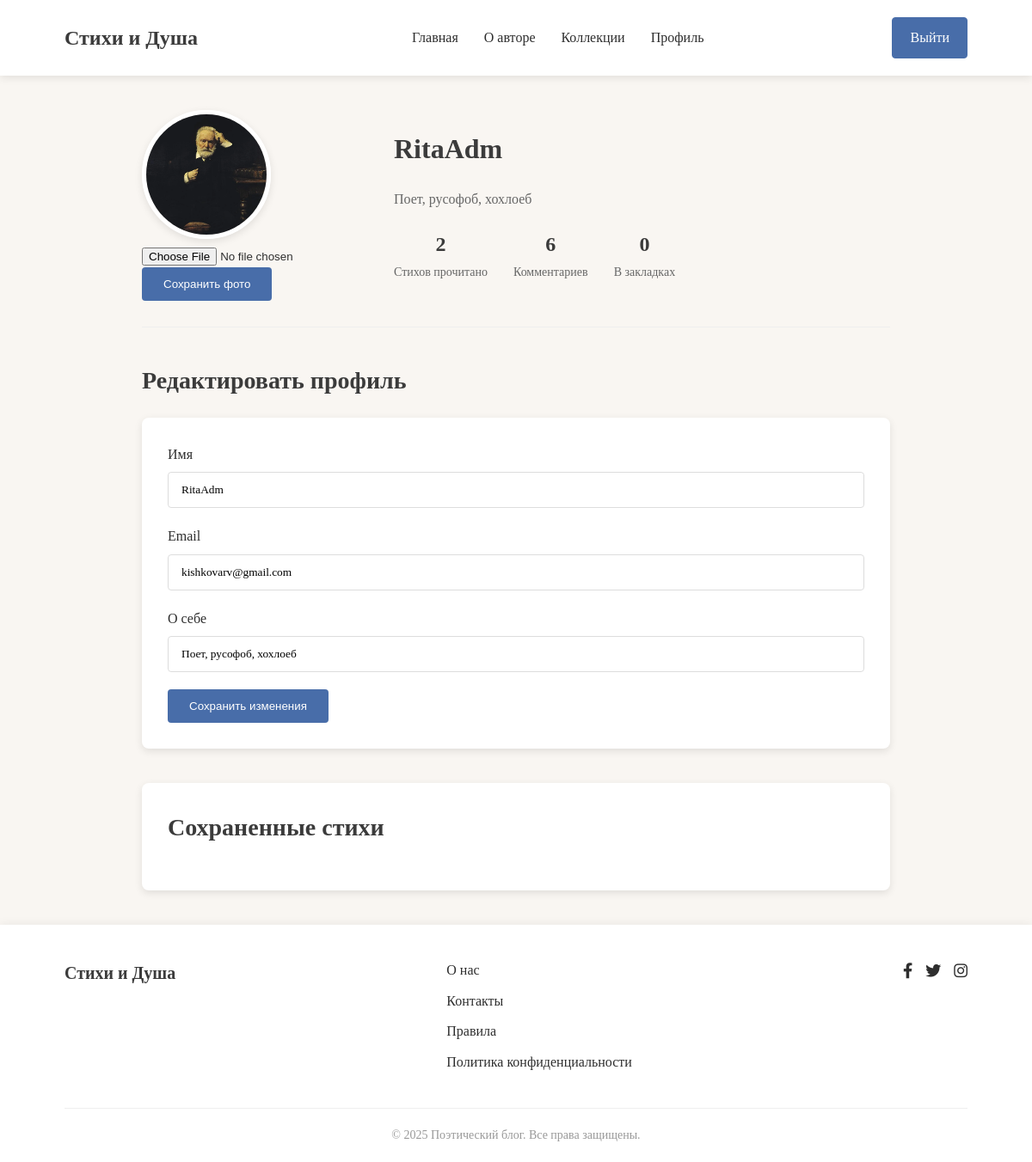
Before: /users/profile/ (signed in) with the older database file.
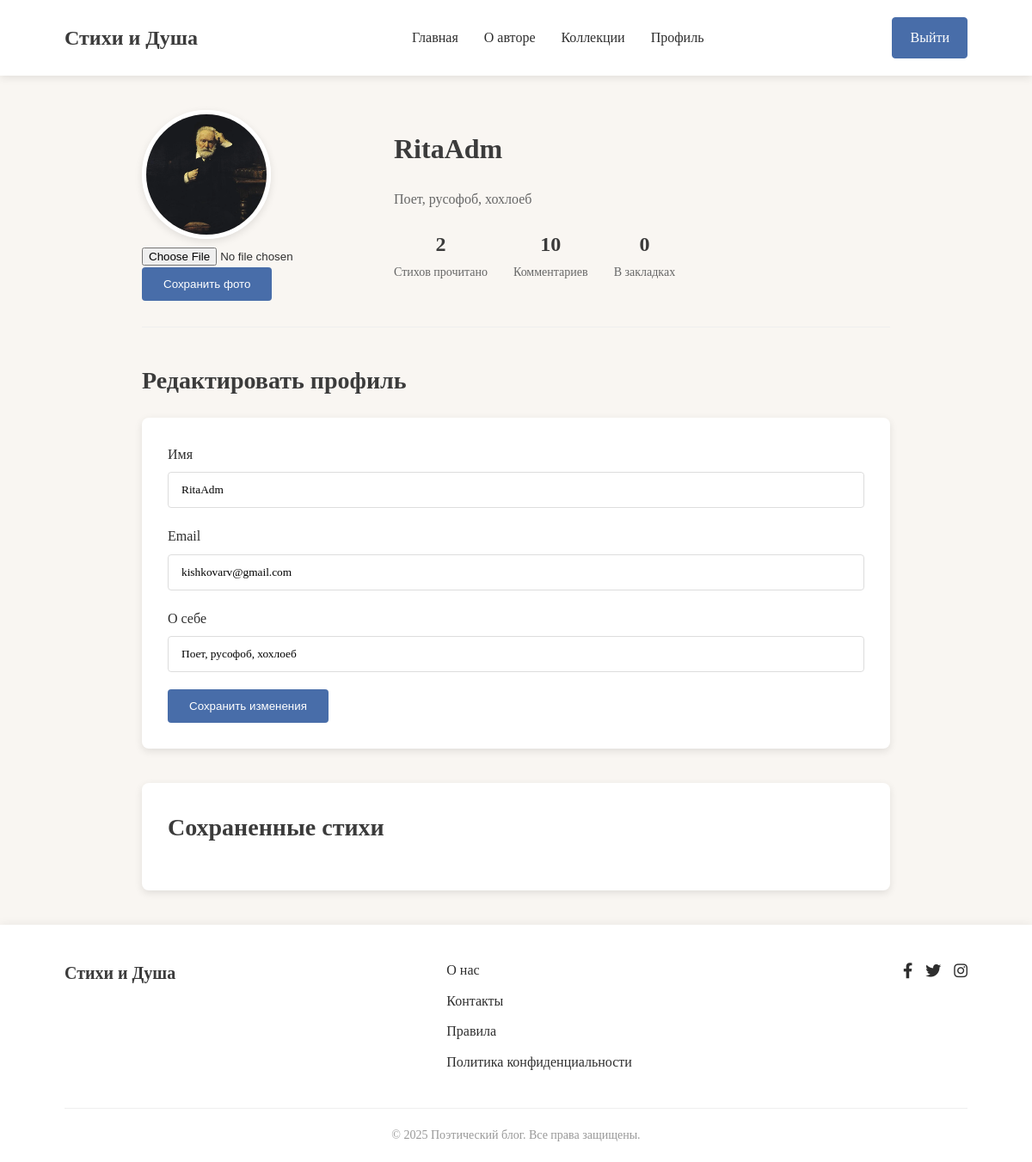
After: the same page with the newer database file.
### users/models.py (models this page shows)
class User(AbstractUser):
    image = models.ImageField(upload_to='avatars/', blank=True, null=True, default='avatars/author.jpg')
    about_me = models.TextField(null=True, blank=True)

### users/views.py (the view)
# urls.py: path('profile/', views.profile, name="profile"),
@login_required
def profile(request):
    if request.method == "POST":
        form = ProfileForm(request.POST, request.FILES, instance=request.user)
        if form.is_valid():
            form.save()
            return redirect('index')
    else:
        form = ProfileForm(instance=request.user)
    context = {
        'form' : form,
        'save_poems' : SavePoem.objects.filter(user=request.user)
    }
    return render(request, 'users/profile.html', context)

### users/forms.py
class ProfileForm(UserChangeForm):
    username = forms.CharField(widget=forms.TextInput())
    email = forms.EmailField(widget=forms.EmailInput(attrs={
        'readonly' : True
    }))
    about_me = forms.CharField(widget=forms.TextInput())
    image = forms.ImageField(widget=forms.FileInput())
    class Meta:
        model = User
        fields = ('username', 'email', 'about_me', 'image')

### users/templates/users/profile.html (shortened to what this page needs)
{% extends "users/base.html" %}
{% load static %}
{% block main %}
    <main class="main profile-page">
        <div class="container">
            <section class="profile-header">
                <div class="profile-avatar">
                    <img
                    src="{{ user.image.url }}"
                    alt="Аватар пользователя">
                <form action="{% url 'users:profile' %}" method="POST" enctype="multipart/form-data">
                    <div class="block_change">{{ form.image }}</div>
                    <button type="submit" class="btn btn-save">Сохранить фото</button>
                </form>
                </div>
                <div class="profile-info">
                    <h1>{{ user.username }}</h1>
                    <p class="profile-bio">{% if user.about_me %}{{ user.about_me }}{% else %}О себе{% endif %}</p>
                    <div class="profile-stats">
                        <div class="stat">
                            <span class="stat-number">{{ user.reads.all.count }}</span>
                            <span class="stat-label">Стихов прочитано</span>
                        </div>
                        <div class="stat">
                            <span class="stat-number">{{ user.comment.count }}</span>
                            <span class="stat-label">Комментариев</span>
                        </div>
                        <div class="stat">
                            <span class="stat-number">{{ user.save_poems.count }}</span>
                            <span class="stat-label">В закладках</span>
                        </div>
                    </div>
                </div>
            </section>
            <section class="profile-edit">
                <h2>Редактировать профиль</h2>
                <form class="edit-form" action="{% url "users:profile" %}" method="POST">
                    <div class="form-group">
                        <label for="{{ form.username.id_for_label }}">Имя</label>
                        {{ form.username }}
                    </div>
                    <div class="form-group">
                        <label for="{{ form.email.id_for_label }}">Email</label>
                        {{ form.email }}
                    </div>
                    <div class="form-group">
                        <label for="{{ form.about_me.id_for_label }}">О себе</label>
                        {{ form.about_me }}
                    </div>
                    <button type="submit" class="btn btn-save">Сохранить изменения</button>
                </form>
            </section>
            <section class="favorite-poems">
                <h2>Сохраненные стихи</h2>
            </section>
        </div>
    </main>
{% endblock main %}

Changed rows visible on the page:
changed User "RitaAdm": comment.count "6" → "10"
